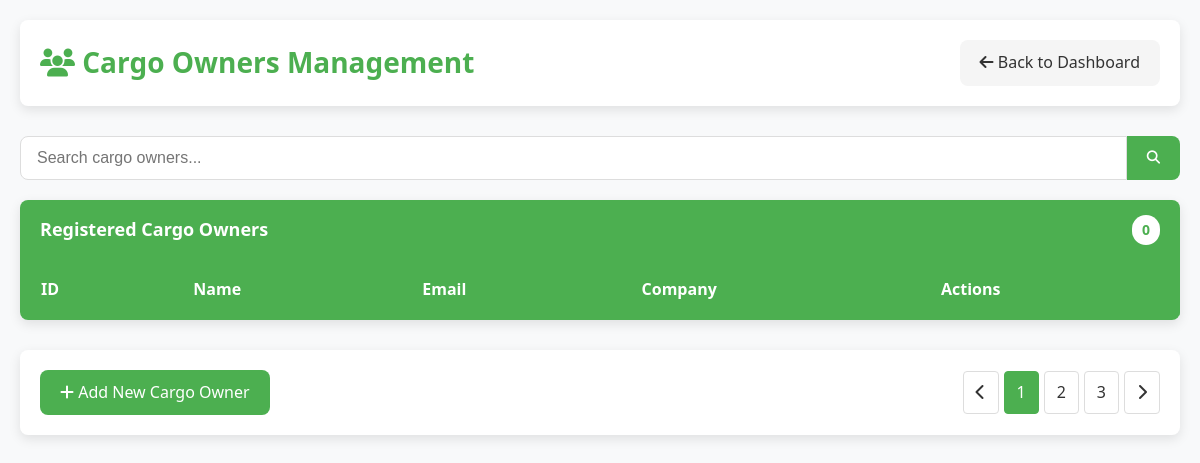
Page /manage-cargo-owners.php on the earlier database version.
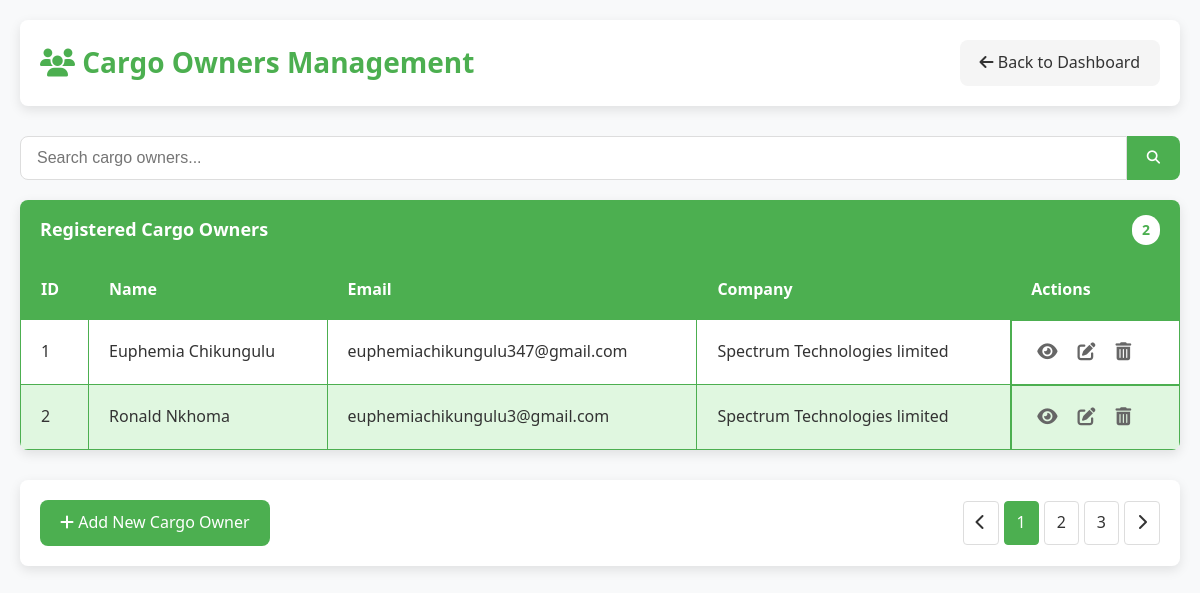
Same page on the later database version.
### tables this page shows
CREATE TABLE `cargo_owners` (
  `cargo_owner_id` int(11) NOT NULL,
  `cargo_owner_name` varchar(255) NOT NULL,
  `email` varchar(255) NOT NULL,
  `phone_number` varchar(20) DEFAULT NULL,
  `password` varchar(255) NOT NULL,
  `company` varchar(255) DEFAULT NULL
);

### manage-cargo-owners.php (the view, shortened to what this page needs)
<?php
require_once 'db.php';
$query = "SELECT cargo_owner_id, cargo_owner_name, email, company FROM cargo_owners";
$result = $conn->query($query);
$cargo_owners = [];
if ($result->num_rows > 0) {
    while ($row = $result->fetch_assoc()) {
        $cargo_owners[] = $row;
    }
}
?>
<!DOCTYPE html>
<html lang="en">
<head>
    <link rel="stylesheet" href="https://cdnjs.cloudflare.com/ajax/libs/font-awesome/6.4.0/css/all.min.css">
</head>
<body>
    <div class="container">
        <div class="header">
            <h1><i class="fas fa-users"></i> Cargo Owners Management</h1>
            <a href="admin-dashboard.php" class="btn btn-secondary">
                <i class="fas fa-arrow-left"></i> Back to Dashboard
            </a>
        </div>
        <div class="search-container">
            <input type="text" class="search-input" placeholder="Search cargo owners..." id="searchInput">
            <button class="search-button"><i class="fas fa-search"></i></button>
        </div>
        <div class="card">
            <div class="card-header">
                <span>Registered Cargo Owners</span>
                <span class="count"><?php echo count($cargo_owners); ?></span>
            </div>
            <div class="table-responsive">
                <table id="cargoOwnersTable">
                    <thead>
                        <tr>
                            <th>ID</th>
                            <th>Name</th>
                            <th>Email</th>
                            <th>Company</th>
                            <th>Actions</th>
                        </tr>
                    </thead>
                    <tbody>
                        <?php foreach ($cargo_owners as $cargo_owner): ?>
                            <tr>
                                <td><?php echo htmlspecialchars($cargo_owner['cargo_owner_id']); ?></td>
                                <td><?php echo htmlspecialchars($cargo_owner['cargo_owner_name']); ?></td>
                                <td><?php echo htmlspecialchars($cargo_owner['email']); ?></td>
                                <td><?php echo htmlspecialchars($cargo_owner['company']); ?></td>
                                <td class="actions">
                                    <button class="icon-button" title="View Details">
                                        <i class="fas fa-eye"></i>
                                    </button>
                                    <button class="icon-button" title="Edit">
                                        <i class="fas fa-edit"></i>
                                    </button>
                                    <button class="icon-button" title="Delete">
                                        <i class="fas fa-trash-alt"></i>
                                    </button>
                                </td>
                            </tr>
                        <?php endforeach; ?>
                    </tbody>
                </table>
            </div>
        </div>
        <div class="footer">
            <div>
                <a href="#" class="btn">
                    <i class="fas fa-plus"></i> Add New Cargo Owner
                </a>
            </div>
            <ul class="pagination">
                <li><a href="#"><i class="fas fa-chevron-left"></i></a></li>
                <li class="active"><a href="#">1</a></li>
                <li><a href="#">2</a></li>
                <li><a href="#">3</a></li>
                <li><a href="#"><i class="fas fa-chevron-right"></i></a></li>
            </ul>
        </div>
    </div>
</body>
</html>

Differences in the rows shown:
added cargo_owners: cargo_owner_id "1", cargo_owner_name "Euphemia Chikungulu", email "euphemiachikungulu347@gmail.com", company "Spectrum Technologies limited"
added cargo_owners: cargo_owner_id "2", cargo_owner_name "Ronald Nkhoma", email "euphemiachikungulu3@gmail.com", company "Spectrum Technologies limited"
Other differences:
count($cargo_owners): "0" → "2"
